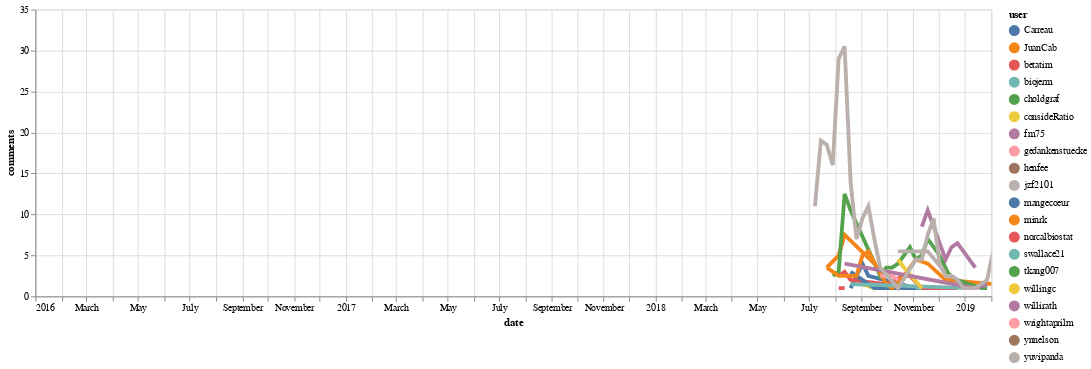

Notebook code for this chart:
### Code cell
selectable_line_plot(user_data.reset_index(), 'date', 'comments', 'user')

### Figure 1 — Vega-Lite specification as saved in the notebook (floating-point values rounded to 4 significant figures)
{"$schema": "https://vega.github.io/schema/vega-lite/v2.6.0.json", "config": {"view": {"height": 300, "width": 400}}, "datasets": {"data-effb9f3b92537c377acd5ced6809b78a": [{"comments": 1.0, "date": "2018-08-19T00:00:00", "user": "Carreau"}, {"comments": 2.5, "date": "2018-08-26T00:00:00", "user": "Carreau"}, {"comments": 4.0, "date": "2018-09-02T00:00:00", "user": "Carreau"}, {"comments": 2.5, "date": "2018-09-09T00:00:00", "user": "Carreau"}, {"comments": 1.0, "date": "2018-11-04T00:00:00", "user": "Carreau"}, {"comments": 1.0, "date": "2018-11-25T00:00:00", "user": "Carreau"}, {"comments": 3.5, "date": "2018-07-22T00:00:00", "user": "JuanCab"}, {"comments": 5.0, "date": "2018-08-05T00:00:00", "user": "JuanCab"}, {"comments": 7.5, "date": "2018-08-12T00:00:00", "user": "JuanCab"}, {"comments": 4.0, "date": "2018-09-16T00:00:00", "user": "JuanCab"}, {"comments": 2.5, "date": "2018-08-05T00:00:00", "user": "betatim"}, {"comments": 3.0, "date": "2018-08-12T00:00:00", "user": "betatim"}, {"comments": 2.0, "date": "2018-08-19T00:00:00", "user": "betatim"}, {"comments": 1.5, "date": "2018-09-30T00:00:00", "user": "betatim"}, {"comments": 2.5, "date": "2018-10-21T00:00:00", "user": "betatim"}, {"comments": 2.5, "date": "2018-10-28T00:00:00", "user": "betatim"}, {"comments": 1.0, "date": "2018-11-11T00:00:00", "user": "betatim"}, {"comments": 1.0, "date": "2018-12-23T00:00:00", "user": "betatim"}, {"comments": 1.5, "date": "2018-09-09T00:00:00", "user": "biojerm"}, {"comments": 1.0, "date": "2018-11-11T00:00:00", "user": "biojerm"}, {"comments": 2.5, "date": "2018-07-29T00:00:00", "user": "choldgraf"}, {"comments": 3.0, "date": "2018-08-05T00:00:00", "user": "choldgraf"}, {"comments": 12.5, "date": "2018-08-12T00:00:00", "user": "choldgraf"}, {"comments": 10.5, "date": "2018-08-19T00:00:00", "user": "choldgraf"}, {"comments": 2.5, "date": "2018-09-23T00:00:00", "user": "choldgraf"}, {"comments": 3.5, "date": "2018-09-30T00:00:00", "user": "choldgraf"}, {"comments": 3.5, "date": "2018-10-07T00:00:00", "user": "choldgraf"}, {"comments": 4.0, "date": "2018-10-14T00:00:00", "user": "choldgraf"}, {"comments": 5.0, "date": "2018-10-21T00:00:00", "user": "choldgraf"}, {"comments": 6.0, "date": "2018-10-28T00:00:00", "user": "choldgraf"}, {"comments": 4.5, "date": "2018-11-04T00:00:00", "user": "choldgraf"}, {"comments": 5.0, "date": "2018-11-11T00:00:00", "user": "choldgraf"}, {"comments": 7.0, "date": "2018-11-18T00:00:00", "user": "choldgraf"}, {"comments": 5.0, "date": "2018-12-02T00:00:00", "user": "choldgraf"}, {"comments": 2.0, "date": "2018-12-16T00:00:00", "user": "choldgraf"}, {"comments": 1.5, "date": "2018-09-02T00:00:00", "user": "consideRatio"}, {"comments": 1.0, "date": "2018-09-16T00:00:00", "user": "consideRatio"}, {"comments": 8.5, "date": "2018-11-11T00:00:00", "user": "fm75"}, {"comments": 10.5, "date": "2018-11-18T00:00:00", "user": "fm75"}, {"comments": 6.5, "date": "2018-12-02T00:00:00", "user": "fm75"}, {"comments": 4.5, "date": "2018-12-09T00:00:00", "user": "fm75"}, {"comments": 6.0, "date": "2018-12-16T00:00:00", "user": "fm75"}, {"comments": 6.5, "date": "2018-12-23T00:00:00", "user": "fm75"}, {"comments": 3.5, "date": "2019-01-13T00:00:00", "user": "fm75"}, {"comments": 2.0, "date": "2018-07-22T00:00:00", "user": "gedankenstuecke"}, {"comments": 1.5, "date": "2018-09-16T00:00:00", "user": "henfee"}, {"comments": 5.5, "date": "2018-10-14T00:00:00", "user": "jzf2101"}, {"comments": 5.5, "date": "2018-11-18T00:00:00", "user": "jzf2101"}, {"comments": 2.0, "date": "2018-12-16T00:00:00", "user": "jzf2101"}, {"comments": 3.0, "date": "2018-08-19T00:00:00", "user": "mangecoeur"}, {"comments": 1.0, "date": "2018-09-16T00:00:00", "user": "mangecoeur"}, {"comments": 1.0, "date": "2018-10-14T00:00:00", "user": "mangecoeur"}, {"comments": 1.0, "date": "2018-11-04T00:00:00", "user": "mangecoeur"}, {"comments": 3.5, "date": "2018-07-22T00:00:00", "user": "minrk"}, {"comments": 2.5, "date": "2018-08-05T00:00:00", "user": "minrk"}, {"comments": 2.5, "date": "2018-08-26T00:00:00", "user": "minrk"}, {"comments": 5.0, "date": "2018-09-02T00:00:00", "user": "minrk"}, {"comments": 5.5, "date": "2018-09-09T00:00:00", "user": "minrk"}, {"comments": 1.5, "date": "2018-09-30T00:00:00", "user": "minrk"}, {"comments": 1.0, "date": "2018-10-07T00:00:00", "user": "minrk"}, {"comments": 2.5, "date": "2018-10-21T00:00:00", "user": "minrk"}, {"comments": 3.5, "date": "2018-10-28T00:00:00", "user": "minrk"}, {"comments": 4.5, "date": "2018-11-04T00:00:00", "user": "minrk"}, {"comments": 4.0, "date": "2018-11-18T00:00:00", "user": "minrk"}, {"comments": 2.0, "date": "2018-12-09T00:00:00", "user": "minrk"}, {"comments": 1.5, "date": "2019-02-03T00:00:00", "user": "minrk"}, {"comments": 1.0, "date": "2019-02-17T00:00:00", "user": "minrk"}, {"comments": 1.0, "date": "2018-08-05T00:00:00", "user": "norcalbiostat"}, {"comments": 1.0, "date": "2018-08-12T00:00:00", "user": "norcalbiostat"}, {"comments": 1.5, "date": "2018-08-19T00:00:00", "user": "swallace21"}, {"comments": 1.0, "date": "2019-01-06T00:00:00", "user": "swallace21"}, {"comments": 3.0, "date": "2018-12-09T00:00:00", "user": "tkang007"}, {"comments": 2.0, "date": "2018-12-23T00:00:00", "user": "tkang007"}, {"comments": 1.0, "date": "2019-01-20T00:00:00", "user": "tkang007"}, {"comments": 1.0, "date": "2019-01-27T00:00:00", "user": "tkang007"}, {"comments": 4.5, "date": "2018-10-14T00:00:00", "user": "willingc"}, {"comments": 3.5, "date": "2018-10-21T00:00:00", "user": "willingc"}, {"comments": 1.0, "date": "2018-11-11T00:00:00", "user": "willingc"}, {"comments": 4.0, "date": "2018-08-12T00:00:00", "user": "willirath"}, {"comments": 1.0, "date": "2019-01-13T00:00:00", "user": "willirath"}, {"comments": 1.5, "date": "2019-01-27T00:00:00", "user": "willirath"}, {"comments": 2.5, "date": "2018-09-23T00:00:00", "user": "wrightaprilm"}, {"comments": 2.5, "date": "2018-09-30T00:00:00", "user": "wrightaprilm"}, {"comments": 2.5, "date": "2018-10-07T00:00:00", "user": "wrightaprilm"}, {"comments": 2.0, "date": "2018-10-14T00:00:00", "user": "wrightaprilm"}, {"comments": 2.5, "date": "2018-08-26T00:00:00", "user": "ynnelson"}, {"comments": 11.0, "date": "2018-07-08T00:00:00", "user": "yuvipanda"}, {"comments": 19.0, "date": "2018-07-15T00:00:00", "user": "yuvipanda"}, {"comments": 18.5, "date": "2018-07-22T00:00:00", "user": "yuvipanda"}, {"comments": 16.0, "date": "2018-07-29T00:00:00", "user": "yuvipanda"}, {"comments": 29.0, "date": "2018-08-05T00:00:00", "user": "yuvipanda"}, {"comments": 30.5, "date": "2018-08-12T00:00:00", "user": "yuvipanda"}, {"comments": 14.0, "date": "2018-08-19T00:00:00", "user": "yuvipanda"}, {"comments": 7.0, "date": "2018-08-26T00:00:00", "user": "yuvipanda"}, {"comments": 9.5, "date": "2018-09-02T00:00:00", "user": "yuvipanda"}, {"comments": 11.0, "date": "2018-09-09T00:00:00", "user": "yuvipanda"}, {"comments": 7.0, "date": "2018-09-16T00:00:00", "user": "yuvipanda"}, {"comments": 3.5, "date": "2018-09-23T00:00:00", "user": "yuvipanda"}, {"comments": 1.0, "date": "2018-10-14T00:00:00", "user": "yuvipanda"}, {"comments": 4.5, "date": "2018-11-04T00:00:00", "user": "yuvipanda"}, {"comments": 4.5, "date": "2018-11-11T00:00:00", "user": "yuvipanda"}, {"comments": 7.5, "date": "2018-11-18T00:00:00", "user": "yuvipanda"}, {"comments": 9.5, "date": "2018-11-25T00:00:00", "user": "yuvipanda"}, {"comments": 4.0, "date": "2018-12-02T00:00:00", "user": "yuvipanda"}, {"comments": 2.5, "date": "2018-12-09T00:00:00", "user": "yuvipanda"}, {"comments": 2.5, "date": "2018-12-16T00:00:00", "user": "yuvipanda"}, {"comments": 2.0, "date": "2018-12-23T00:00:00", "user": "yuvipanda"}, {"comments": 1.0, "date": "2018-12-30T00:00:00", "user": "yuvipanda"}, {"comments": 1.0, "date": "2019-01-13T00:00:00", "user": "yuvipanda"}, {"comments": 2.0, "date": "2019-01-27T00:00:00", "user": "yuvipanda"}, {"comments": 5.5, "date": "2019-02-03T00:00:00", "user": "yuvipanda"}, {"comments": 5.0, "date": "2019-02-17T00:00:00", "user": "yuvipanda"}]}, "layer": [{"data": {"name": "data-effb9f3b92537c377acd5ced6809b78a"}, "encoding": {"color": {"field": "user", "type": "nominal"}, "opacity": {"value": 0}, "tooltip": {"field": "user", "type": "nominal"}, "x": {"field": "date", "scale": {"domain": ["2016-01-01", "2019-02-01"]}, "type": "temporal"}, "y": {"field": "comments", "type": "quantitative"}}, "mark": {"clip": true, "type": "circle"}, "selection": {"selector001": {"fields": ["user"], "nearest": true, "on": "mouseover", "type": "single"}}, "width": 1000}, {"data": {"name": "data-effb9f3b92537c377acd5ced6809b78a"}, "encoding": {"color": {"condition": {"field": "user", "selection": "selector001", "type": "nominal"}, "value": "lightgray"}, "size": {"condition": {"selection": {"not": "selector001"}, "value": 1}, "value": 4}, "tooltip": {"field": "user", "type": "nominal"}, "x": {"field": "date", "scale": {"domain": ["2016-01-01", "2019-02-01"]}, "type": "temporal"}, "y": {"field": "comments", "type": "quantitative"}}, "mark": {"clip": true, "type": "line"}, "width": 1000}]}
